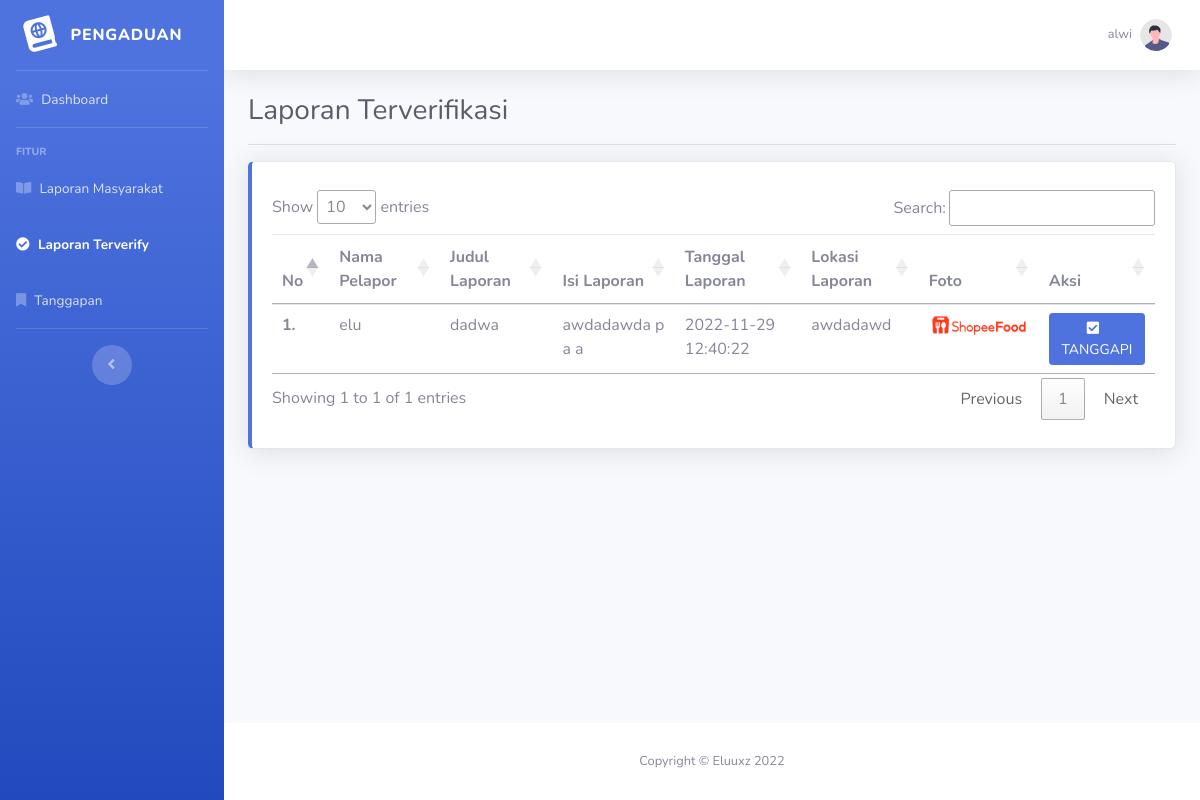
/dashboard/petugas/verify.php (signed in), run on the app's committed database.
### tables this page shows
CREATE TABLE `laporan` (
  `id_laporan` int(11) NOT NULL,
  `id_user` int(11) NOT NULL,
  `judul_laporan` text NOT NULL,
  `isi_laporan` text NOT NULL,
  `tanggal_laporan` datetime NOT NULL,
  `tanggal_kejadian` date NOT NULL,
  `lokasi_laporan` text NOT NULL,
  `foto` text DEFAULT NULL,
  `status` enum('proses','tolak','selesai','tanggap') NOT NULL,
  `keterangan` text NOT NULL
);

CREATE TABLE `users` (
  `id_user` int(11) NOT NULL,
  `nik` int(16) NOT NULL,
  `username` varchar(255) NOT NULL,
  `password` varchar(255) NOT NULL,
  `nama` varchar(255) NOT NULL,
  `notelp` text NOT NULL
);

### dashboard/petugas/verify.php (the view, shortened to what this page needs)
<?php
include '../../app/function.php';
if (isset($_SESSION['id_petugas']) && isset($_SESSION['username']) && isset($_SESSION['level'])) {
?>
    <!DOCTYPE html>
    <html lang="en">
    <head>
        <link href="../assets/vendor/fontawesome-free/css/all.min.css" rel="stylesheet" type="text/css">
        <link href="../assets/css/sb-admin-2.min.css" rel="stylesheet">
        <link rel="stylesheet" type="text/css" href="https://cdn.datatables.net/1.12.1/css/jquery.dataTables.css">
    </head>
    <body id="page-top">
        <div id="wrapper">
            <ul class="navbar-nav bg-gradient-primary sidebar sidebar-dark accordion" id="accordionSidebar">
                <a class="sidebar-brand d-flex align-items-center justify-content-center" href="index.html">
                    <div class="sidebar-brand-icon rotate-n-15">
                        <i class="fas fa-atlas"></i>
                    </div>
                    <div class="sidebar-brand-text mx-3">Pengaduan</div>
                </a>
                <hr class="sidebar-divider my-0">
                <li class="nav-item">
                    <a class="nav-link" href="index.php">
                        <i class="fas fa-users"></i>
                        <span>Dashboard</span></a>
                </li>
                <hr class="sidebar-divider">
                <div class="sidebar-heading">
                    Fitur
                </div>
                <li class="nav-item">
                    <a class="nav-link" href="laporan.php">
                        <i class="fas fa-book-open"></i>
                        <span>Laporan Masyarakat</span></a>
                </li>
                <li class="nav-item active">
                    <a class="nav-link" href="verify.php">
                        <i class="fas fa-check-circle"></i>
                        <span>Laporan Terverify</span></a>
                </li>
                <li class="nav-item">
                    <a class="nav-link" href="tanggapan.php">
                        <i class="fas fa-bookmark"></i>
                        <span>Tanggapan</span></a>
                </li>
                <hr class="sidebar-divider d-none d-md-block">
                <div class="text-center d-none d-md-inline">
                    <button class="rounded-circle border-0" id="sidebarToggle"></button>
                </div>
            </ul>
            <div id="content-wrapper" class="d-flex flex-column">
                <div id="content">
                    <nav class="navbar navbar-expand navbar-light bg-white topbar mb-4 static-top shadow">
                        <ul class="navbar-nav ml-auto">
                            <li class="nav-item dropdown no-arrow">
                                <a class="nav-link dropdown-toggle" href="#" id="userDropdown" role="button" data-toggle="dropdown" aria-haspopup="true" aria-expanded="false">
                                    <span class="mr-2 d-none d-lg-inline text-gray-600 small"><?php echo $_SESSION['nama_petugas']; ?></span>
                                    <img class="img-profile rounded-circle" src="../assets/img/undraw_profile.svg">
                                </a>
                            </li>
                        </ul>
                    </nav>
                    <div class="container-fluid">
                        <div class="d-sm-flex align-items-center justify-content-between">
                            <h1 class="h3 mb-0 text-gray-800">Laporan Terverifikasi</h1>
                        </div>
                        <hr>
                        <div class="row">
                            <div class="col">
                                <div class="card border-left-primary shadow h-100 py-2">
                                    <div class="card-body">
                                        <div class="table-responsive">
                                            <table class="table" id="table_id">
                                                <thead>
                                                    <tr>
                                                        <th scope="col">No</th>
                                                        <th scope="col">Nama Pelapor</th>
                                                        <th scope="col">Judul Laporan</th>
                                                        <th scope="col">Isi Laporan</th>
                                                        <th scope="col">Tanggal Laporan</th>
                                                        <th scope="col">Lokasi Laporan</th>
                                                        <th scope="col">Foto</th>
                                                        <th scope="col">Aksi</th>
                                                    </tr>
                                                </thead>
                                                <tbody>
                                                    <?php
                                                    $i = 1;
                                                    $query_mysql = $conn->query("SELECT * FROM laporan LEFT JOIN users ON laporan.id_user = users.id_user where status ='selesai' ORDER BY id_laporan DESC");
                                                    while ($data = $query_mysql->fetch_array()) {
                                                    ?>
                                                        <tr>
                                                            <th scope="row"><?= $i++; ?>.</th>
                                                            <td><?php echo $data['nama']; ?></td>
                                                            <td><?php echo $data['judul_laporan']; ?></td>
                                                            <td><?php echo $data['isi_laporan']; ?></td>
                                                            <td><?php echo $data['tanggal_laporan']; ?></td>
                                                            <td><?php echo $data['lokasi_laporan']; ?></td>
                                                            <td>
                                                                <img src="../assets/img/user/<?php echo $data['foto']; ?>" alt="../assets/img/user/<?php echo $data['foto']; ?>" class="thumbnail" width="100" />
                                                            </td>
                                                            <td>
                                                                <a href="#" class="btn btn-primary btn-sm" data-toggle="modal" data-target="#verify<?php echo $data['id_laporan']; ?>"> <i class="fas fa-check-square mr-2"></i>TANGGAPI </a>
                                                            </td>
                                                        </tr>
                                                    <?php } ?>
                                                </tbody>
                                            </table>
                                        </div>
                                    </div>
                                </div>
                            </div>
                        </div>
                    </div>
                </div>
                <footer class="sticky-footer bg-white">
                    <div class="container my-auto">
                        <div class="copyright text-center my-auto">
                            <span>Copyright &copy; Eluuxz 2022</span>
                        </div>
                    </div>
                </footer>
            </div>
        </div>
    </body>
    </html>
<?php
} else {
    header("Location: ../../loginpetugas.php");
    exit();
}
?>

### dashboard/petugas/verify.php (style rules this page uses)
.thumbnail { top: -50px; left: -35px; display: block; z-index: 999; cursor: pointer; }

### data on the page
laporan: id_user.nama "elu", judul_laporan "dadwa", isi_laporan "awdadawda p a a", tanggal_laporan "2022-11-29 12:40:22", lokasi_laporan "awdadawd", foto (picture)

### other printed values
$_SESSION['nama_petugas'] "alwi"
